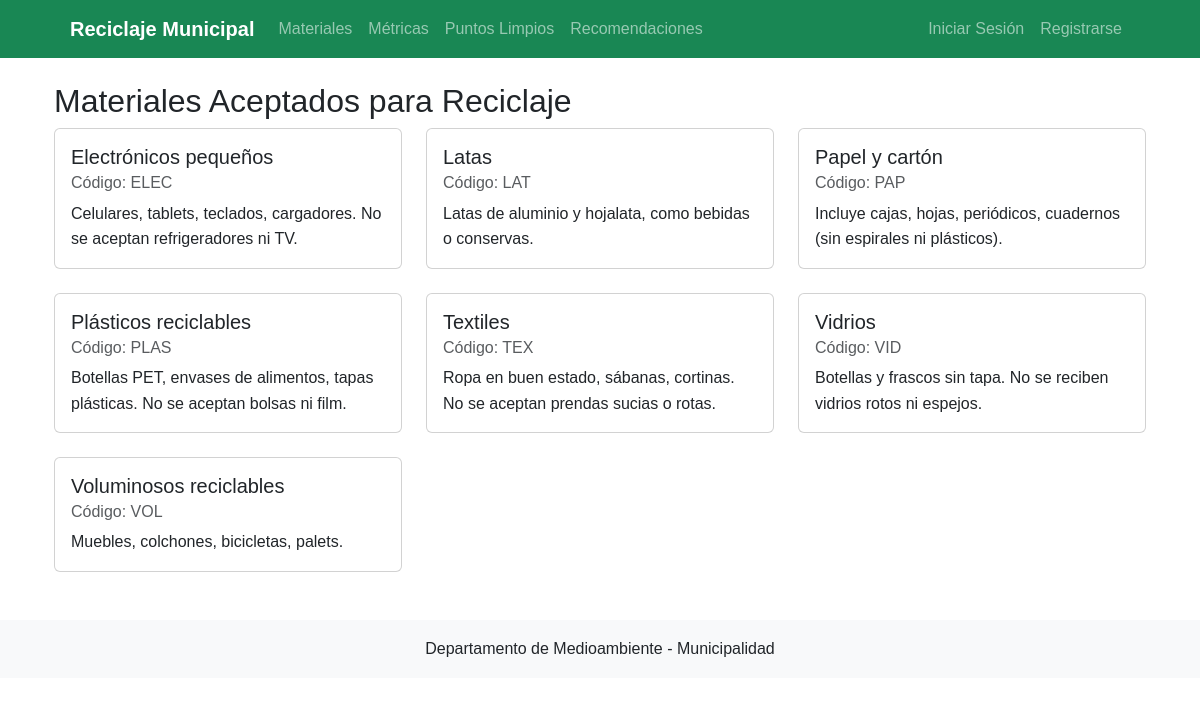
The app's page /materiales/ with its own data.
### gestion_reciclaje/models.py (models this page shows, shortened)
class Material(models.Model):
    codigo = models.CharField(max_length=4, primary_key=True, verbose_name="Código")
    nombre = models.CharField(max_length=50, verbose_name="Nombre del material")
    descripcion = models.TextField(verbose_name="Descripción")
    class Meta:
        verbose_name = "Material"
        verbose_name_plural = "Materiales"
        ordering = ['nombre']

### gestion_reciclaje/views.py (the view)
# urls.py: path('materiales/', views.lista_materiales, name='materiales'),
def lista_materiales(request):
    materiales = Material.objects.all()
    return render(request, 'gestion_reciclaje/materiales.html', {'materiales': materiales})

### gestion_reciclaje/templates/gestion_reciclaje/materiales.html
{% extends 'gestion_reciclaje/base.html' %}
{% block content %}
<div class="container">
    <h2>Materiales Aceptados para Reciclaje</h2>
    <div class="row">
        {% for material in materiales %}
        <div class="col-md-4 mb-4">
            <div class="card h-100">
                <div class="card-body">
                    <h5 class="card-title">{{ material.nombre }}</h5>
                    <h6 class="card-subtitle mb-2 text-muted">Código: {{ material.codigo }}</h6>
                    <p class="card-text">{{ material.descripcion }}</p>
                </div>
            </div>
        </div>
        {% endfor %}
    </div>
</div>
{% endblock %}

### gestion_reciclaje/templates/gestion_reciclaje/base.html (shortened to what this page needs)
{% load static %}
<!DOCTYPE html>
<html lang="es">
<head>
    <link href="https://cdn.jsdelivr.net/npm/bootstrap@5.3.0/dist/css/bootstrap.min.css" rel="stylesheet">
    <link rel="stylesheet" href="{% static 'css/styles.css' %}">
</head>
<body>
    <header class="bg-success text-white">
        <div class="container">
            <nav class="navbar navbar-expand-lg navbar-dark">
                <div class="container-fluid">
                    <a class="navbar-brand" href="{% url 'index' %}">Reciclaje Municipal</a>
                    <div class="collapse navbar-collapse" id="navbarNav">
                        <ul class="navbar-nav me-auto">
                            <li class="nav-item">
                                <a class="nav-link" href="{% url 'materiales' %}">Materiales</a>
                            </li>
                            <li class="nav-item">
                                <a class="nav-link" href="{% url 'metricas' %}">Métricas</a>
                            </li>
                            <li class="nav-item">
                                <a class="nav-link" href="{% url 'puntos_limpios' %}">Puntos Limpios</a>
                            </li>
                            <li class="nav-item">
                                <a class="nav-link" href="{% url 'recomendaciones' %}">Recomendaciones</a>
                            </li>
                        </ul>
                        <ul class="navbar-nav">
                            {% if user.is_authenticated %}
                                <li class="nav-item">
                                    <span class="navbar-text me-3">Hola, {{ user.username }}</span>
                                </li>
                                <li class="nav-item">
                                    <form action="{% url 'logout' %}" method="post">
                                        {% csrf_token %}
                                        <button type="submit" class="btn btn-link nav-link">Cerrar sesión</button>
                                    </form>
                                </li>
                            {% else %}
                                <li class="nav-item">
                                    <a class="nav-link" href="{% url 'login' %}">Iniciar Sesión</a>
                                </li>
                                <li class="nav-item">
                                    <a class="nav-link" href="{% url 'registro' %}">Registrarse</a>
                                </li>
                            {% endif %}
                        </ul>
                    </div>
                </div>
            </nav>
        </div>
    </header>
    <main class="container my-4">
        {% block content %}{% endblock %}
    </main>
    <footer class="bg-light py-3 mt-4">
        <div class="container text-center">
            <p class="mb-0">Departamento de Medioambiente - Municipalidad</p>
        </div>
    </footer>
</body>
</html>

### gestion_reciclaje/static/css/styles.css (style rules this page uses)
body { font-family: 'Arial', sans-serif; line-height: 1.6; }
.navbar { padding: 0.5rem 1rem; }
.navbar-brand { font-weight: 600; }

### records on screen
Material: nombre "Electrónicos pequeños", codigo "ELEC", descripcion "Celulares, tablets, teclados, cargadores. No se aceptan refrigeradores ni TV."
Material: nombre "Latas", codigo "LAT", descripcion "Latas de aluminio y hojalata, como bebidas o conservas."
Material: nombre "Papel y cartón", codigo "PAP", descripcion "Incluye cajas, hojas, periódicos, cuadernos (sin espirales ni plásticos)."
Material: nombre "Plásticos reciclables", codigo "PLAS", descripcion "Botellas PET, envases de alimentos, tapas plásticas. No se aceptan bolsas ni film."
Material: nombre "Textiles", codigo "TEX", descripcion "Ropa en buen estado, sábanas, cortinas. No se aceptan prendas sucias o rotas."
Material: nombre "Vidrios", codigo "VID", descripcion "Botellas y frascos sin tapa. No se reciben vidrios rotos ni espejos."
Material: nombre "Voluminosos reciclables", codigo "VOL", descripcion "Muebles, colchones, bicicletas, palets."
